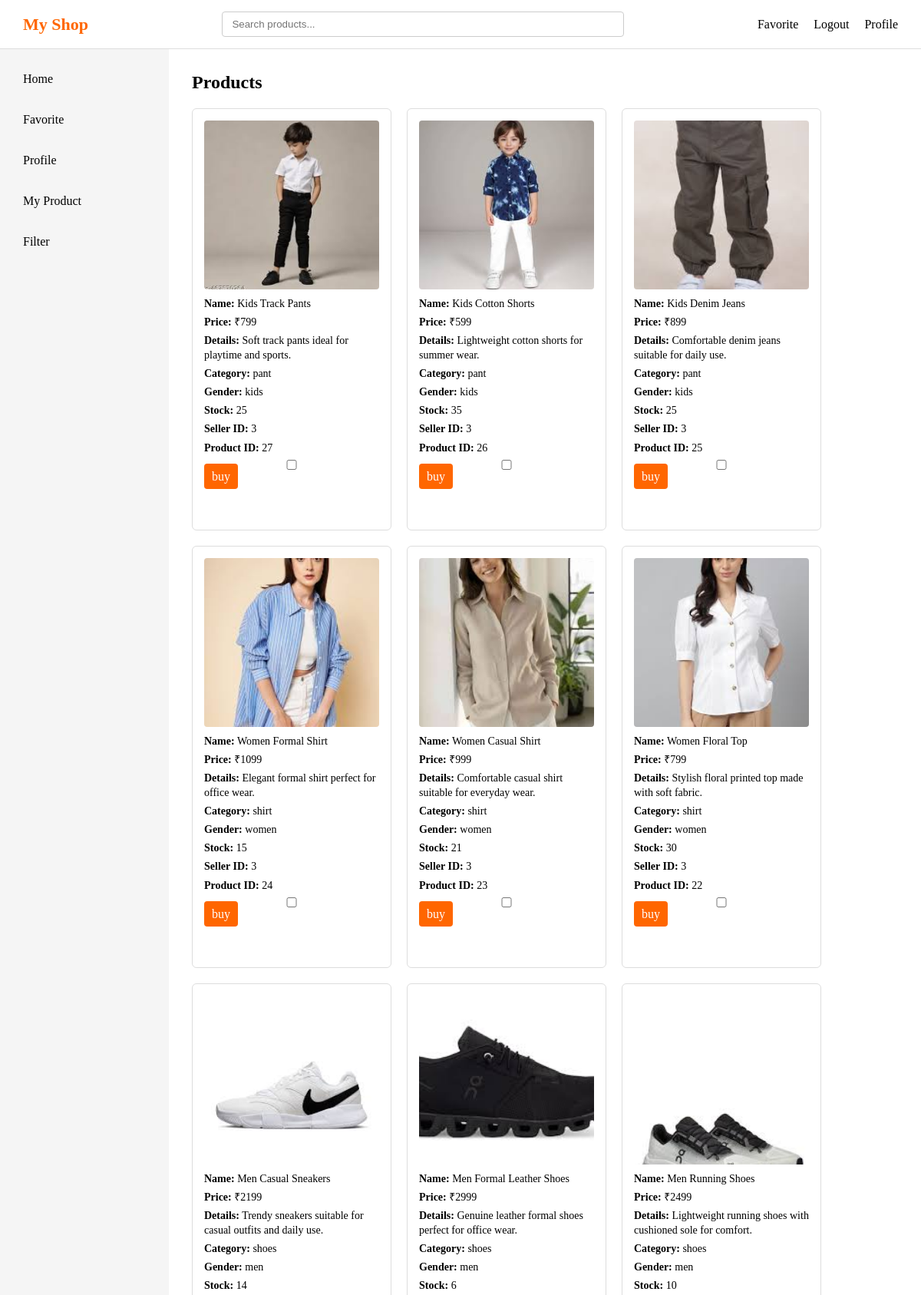
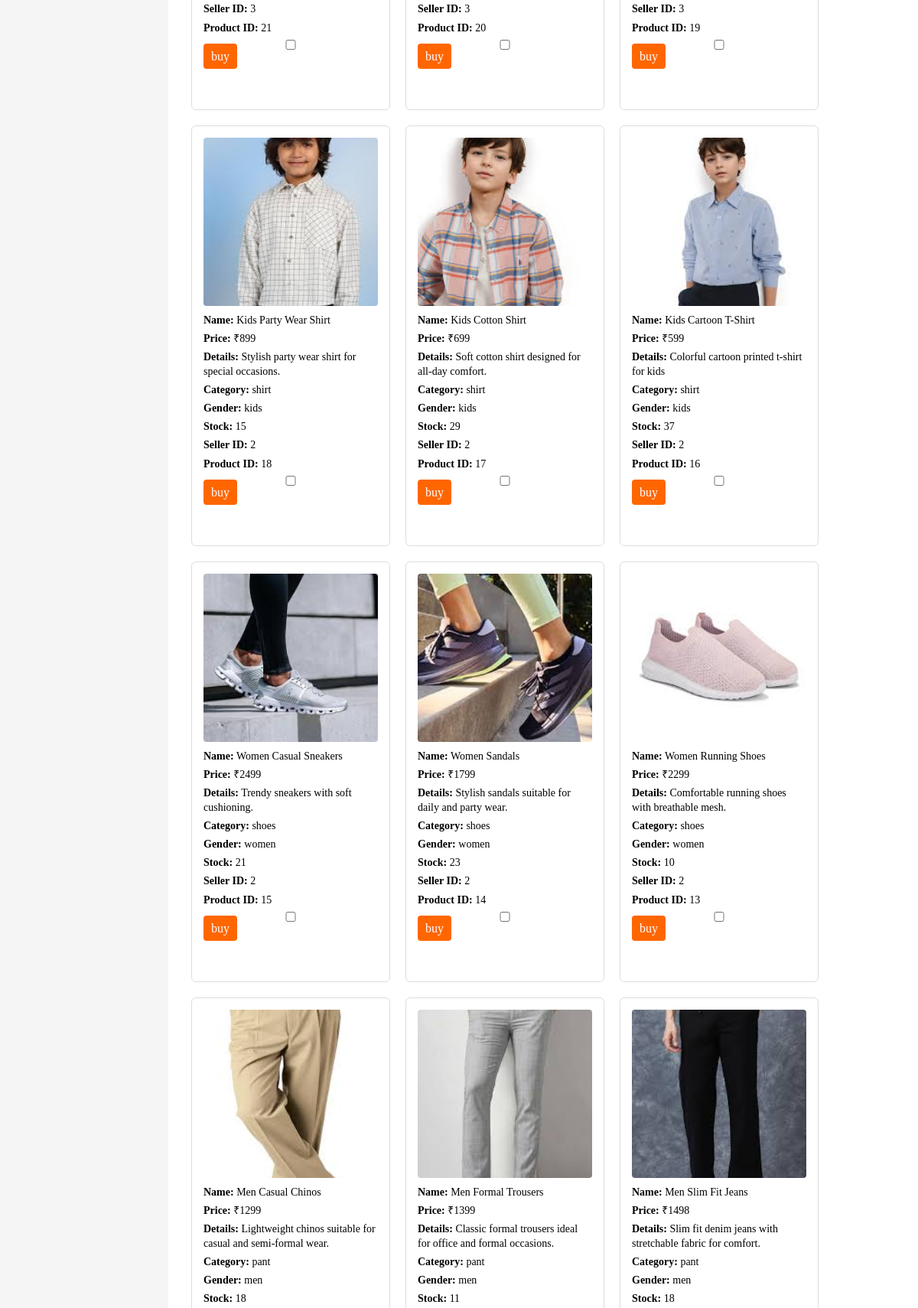
/home (signed in, upper part), run on the app's committed database (2 pictures, top to bottom).
### app/models/product.py (models this page shows)
class Product(db.Model):
    id=db.Column(db.Integer, primary_key = True)
    product_name = db.Column(db.String(100))
    product_price= db.Column(db.Integer)
    product_image= db.Column(db.String(200))
    product_details = db.Column(db.Text)
    product_category = db.Column(db.String(100))
    product_gender= db.Column(db.String(20))
    product_stock= db.Column(db.Integer)
    status = db.Column(db.String(10),nullable=False,default='active')
    seller_id = db.Column(db.Integer, db.ForeignKey('user.id'))

### app/home/routes.py (the view)
@home_bp.route('/home')
def home():
    if 'user' not in session:
        return redirect(url_for('auth.login'))
    username = session.get('user')
    user = User.query.filter_by(username= username).first()
    products = Product.query.filter(Product.status == 'active').order_by(Product.id.desc()).all()
    liked_products=[]
    liked_products = [
        up.product_id for up in UserProduct.query.filter_by(user_id = user.id).all()
    ]
    return render_template("home.html", user = user , products = products , liked_products = liked_products)

### app/templates/home.html (shortened to what this page needs)
<!DOCTYPE html>
<html lang="en">
<head>
    <link rel="stylesheet" href="{{ url_for('static', filename='style.css') }}">
</head>
<body>
    <div class="header">
        <div class="logo">My Shop</div>
        <div class="searchbar"  id="searchbar">
            <input type="text" placeholder="Search products..." />
        </div>
        <div class="right">
            <div class="favorite"><a href="/favorite">Favorite</a></div>
            <div class="logout"><a href="/logout">Logout</a></div>
            <div class="profile"><a href="/profile">Profile</a></div>
        </div>
    </div>
    <div class="layout">
        <div class="sidebar">
            <div class="top">
                <div class="home" id="sidebar-home">Home</div>
                <div class="favorite" id="sidebar-favorite">Favorite</div>
                <div class="profile" id="sidebar-profile">Profile</div>
                {% if user.user_type == 's' %}
                <div class="my_product" id="sidebar-myproduct">My Product</div>
                {% endif %}
                <div class="filter" id="sidebar-filter">Filter</div>
            </div>
        </div>
        <div class="main">
            <h2>Products</h2>
            {% if products %}
            <div class="products">
                {% for product in products %}
                <div class="product-card">
                    <img src="{{ url_for('static', filename='uploads/' + product.product_image) }}">
                    <p><strong>Name:</strong> {{ product.product_name }}</p>
                    <p><strong>Price:</strong> ₹{{ product.product_price }}</p>
                    <p><strong>Details:</strong> {{ product.product_details }}</p>
                    <p><strong>Category:</strong> {{ product.product_category }}</p>
                    <p><strong>Gender:</strong> {{ product.product_gender }}</p>
                    <p><strong>Stock:</strong> {{ product.product_stock }}</p>
                    <p><strong>Seller ID:</strong> {{ product.seller_id }}</p>
                    <p><strong>Product ID:</strong> {{ product.id }}</p>
                    <input type="checkbox" class="like-checkbox" data-product-id="{{ product.id }}"
                    >
                    <div class="buybutton">
                        <a href="{{ url_for('payment.buyButton', product_id=product.id) }}">buy</a>
                    </div>
                </div>
                {% endfor %}
            </div>
            {% endif %}
        </div>
    </div>
</body>
</html>

### app/static/style.css (style rules this page uses)
* { margin: 0; padding: 0; box-sizing: border-box; }
.header { display: flex; align-items: center; justify-content: space-between; padding: 15px 30px; background-color: #ffffff; border-bottom: 1px solid #ddd; width: 100%; }
.logo { font-size: 22px; font-weight: bold; color: #ff6600; white-space: nowrap; }
.searchbar { flex: 1; display: flex; justify-content: center; }
.searchbar input { width: 60%; min-width: 250px; padding: 8px 12px; border: 1px solid #ccc; border-radius: 4px; }
.right { display: flex; align-items: center; gap: 20px; white-space: nowrap; }
.right a, .right div { text-decoration: none; color: #000; cursor: pointer; font-weight: 500; }
.layout { display: flex; height: calc(100vh - 70px); }
.sidebar { width: 220px; height: 100%; background-color: #f5f5f5; padding: 20px; display: flex; flex-direction: column; }
.sidebar .top { flex: 1; overflow-y: auto; display: flex; flex-direction: column; gap: 15px; }
.sidebar .top div { padding: 10px; cursor: pointer; border-radius: 4px; }
.main { flex: 1; padding: 30px; background-color: #ffffff; overflow-y: auto; }
.products { display: grid; grid-template-columns: repeat(auto-fill, 260px); gap: 20px; margin-top: 20px; }
.products > div { width: 260px; height: 550px; border: 1px solid #ddd; border-radius: 6px; padding: 15px; background-color: #fff; display: flex; flex-direction: column; overflow: hidden; }
.products img { width: 100%; height: 220px; object-fit: cover; border-radius: 4px; margin-bottom: 10px; }
.products p { font-size: 14px; margin-bottom: 6px; line-height: 1.3; }
.buybutton a, .products button { margin-top: auto; padding: 8px 10px; border-radius: 4px; text-align: center; background-color: #ff6600; color: white; text-decoration: none; border: none; cursor: pointer; }

### data on the page
Product: product_image (picture), product_name "Kids Track Pants", product_price "799", product_details "Soft track pants ideal for playtime and sports.", product_category "pant", product_gender "kids", product_stock "25", seller_id "3", id "27"
Product: product_image (picture), product_name "Kids Cotton Shorts", product_price "599", product_details "Lightweight cotton shorts for summer wear.", product_category "pant", product_gender "kids", product_stock "35", seller_id "3", id "26"
Product: product_image (picture), product_name "Kids Denim Jeans", product_price "899", product_details "Comfortable denim jeans suitable for daily use.", product_category "pant", product_gender "kids", product_stock "25", seller_id "3", id "25"
Product: product_image (picture), product_name "Women Formal Shirt", product_price "1099", product_details "Elegant formal shirt perfect for office wear.", product_category "shirt", product_gender "women", product_stock "15", seller_id "3", id "24"
Product: product_image (picture), product_name "Women Casual Shirt", product_price "999", product_details "Comfortable casual shirt suitable for everyday wear.", product_category "shirt", product_gender "women", product_stock "21", seller_id "3", id "23"
Product: product_image (picture), product_name "Women Floral Top", product_price "799", product_details "Stylish floral printed top made with soft fabric.", product_category "shirt", product_gender "women", product_stock "30", seller_id "3", id "22"
Product: product_image (picture), product_name "Men Casual Sneakers", product_price "2199", product_details "Trendy sneakers suitable for casual outfits and daily use.", product_category "shoes", product_gender "men", product_stock "14", seller_id "3", id "21"
Product: product_image (picture), product_name "Men Formal Leather Shoes", product_price "2999", product_details "Genuine leather formal shoes perfect for office wear.", product_category "shoes", product_gender "men", product_stock "6", seller_id "3", id "20"
Product: product_image (picture), product_name "Men Running Shoes", product_price "2499", product_details "Lightweight running shoes with cushioned sole for comfort.", product_category "shoes", product_gender "men", product_stock "10", seller_id "3", id "19"
Product: product_image (picture), product_name "Kids Party Wear Shirt", product_price "899", product_details "Stylish party wear shirt for special occasions.", product_category "shirt", product_gender "kids", product_stock "15", seller_id "2", id "18"
Product: product_image (picture), product_name "Kids Cotton Shirt", product_price "699", product_details "Soft cotton shirt designed for all-day comfort.", product_category "shirt", product_gender "kids", product_stock "29", seller_id "2", id "17"
Product: product_image (picture), product_name "Kids Cartoon T-Shirt", product_price "599", product_details "Colorful cartoon printed t-shirt for kids", product_category "shirt", product_gender "kids", product_stock "37", seller_id "2", id "16"
Product: product_image (picture), product_name "Women Casual Sneakers", product_price "2499", product_details "Trendy sneakers with soft cushioning.", product_category "shoes", product_gender "women", product_stock "21", seller_id "2", id "15"
Product: product_image (picture), product_name "Women Sandals", product_price "1799", product_details "Stylish sandals suitable for daily and party wear.", product_category "shoes", product_gender "women", product_stock "23", seller_id "2", id "14"
Product: product_image (picture), product_name "Women Running Shoes", product_price "2299", product_details "Comfortable running shoes with breathable mesh.", product_category "shoes", product_gender "women", product_stock "10", seller_id "2", id "13"
Product: product_image (picture), product_name "Men Casual Chinos", product_price "1299", product_details "Lightweight chinos suitable for casual and semi-formal wear.", product_category "pant", product_gender "men", product_stock "18"
Product: product_image (picture), product_name "Men Formal Trousers", product_price "1399", product_details "Classic formal trousers ideal for office and formal occasions.", product_category "pant", product_gender "men", product_stock "11"
Product: product_image (picture), product_name "Men Slim Fit Jeans", product_price "1498", product_details "Slim fit denim jeans with stretchable fabric for comfort.", product_category "pant", product_gender "men", product_stock "18"
